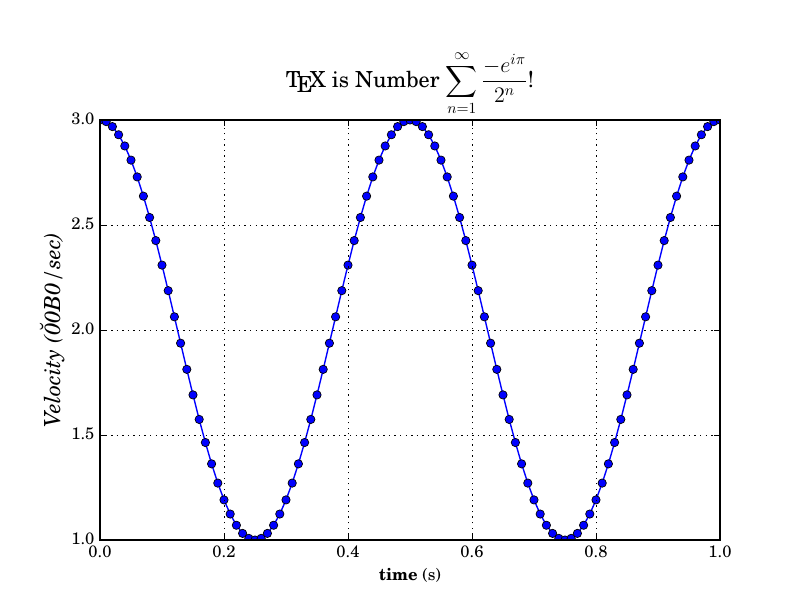

The script that saved this image:
import numpy as np
import matplotlib.pyplot as plt

t = np.arange(0.0, 1.0 + 0.01, 0.01)
s = np.cos(4*np.pi*t) + 2
plt.plot(t, s, marker='o')
plt.xlabel(r'\textbf{time} (s)')
plt.ylabel('\\textit{Velocity (\u00B0/sec)}', fontsize=16)
plt.grid(True)

plt.rc('text', usetex=True)
plt.rc('font', family='serif')

plt.title(r"\TeX\ is Number "
          r"$\displaystyle\sum_{n=1}^\infty\frac{-e^{i\pi}}{2^n}$!",
          fontsize=16, color='black')
plt.subplots_adjust(top=0.8)
plt.savefig('tex_demo_v1.pdf')
